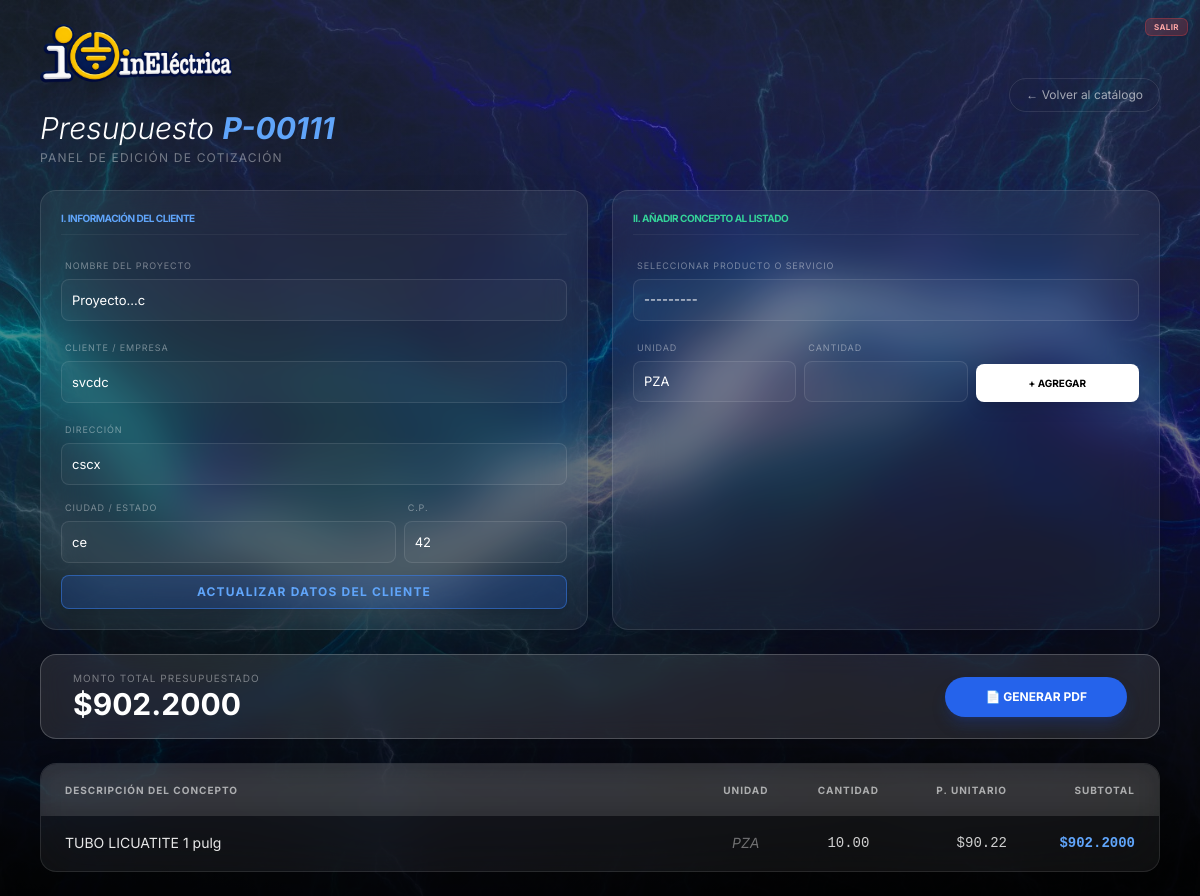
The page /presupuesto/111/ (signed in) on the database its author committed.
### core/models.py (models this page shows, shortened)
class Presupuesto(models.Model):
    folio = models.CharField(
        max_length=20,
        unique=True,
        editable=False
    )
    fecha = models.DateTimeField(auto_now_add=True)
    proyecto = models.CharField(max_length=200, default="Proyecto...")
    cliente_nombre = models.CharField(max_length=200, blank=True, null=True)
    cliente_direccion = models.CharField(max_length=300, blank=True, null=True)
    cliente_ciudad = models.CharField(max_length=100, blank=True, null=True)
    cliente_cp = models.CharField(max_length=10, blank=True, null=True)
    @property
    def total(self):
        return sum(d.subtotal for d in self.detalles.all())

class DetallePresupuesto(models.Model):
    presupuesto = models.ForeignKey(Presupuesto, on_delete=models.CASCADE, related_name="detalles")
    producto = models.ForeignKey(ProductoServicio, on_delete=models.PROTECT)
    cantidad = models.DecimalField(max_digits=10, decimal_places=2)
    unidad = models.CharField(max_length=20, default="PZA")
    @property
    def subtotal(self):
        return self.cantidad * self.producto.precio_unitario

class ProductoServicio(models.Model):
    categoria = models.CharField(max_length=100)
    descripcion = models.CharField(max_length=300)
    precio_unitario = models.DecimalField(max_digits=10, decimal_places=2)
    def __str__(self):
        return self.descripcion

### core/views.py (the view, shortened to what this page needs)
# urls.py: path("presupuesto/<int:pk>/", views.detalle_presupuesto, name="detalle_presupuesto"),
@login_required
def detalle_presupuesto(request, pk):
    presupuesto = get_object_or_404(Presupuesto, pk=pk)
    detalles = presupuesto.detalles.select_related('producto').all()
    form = DetallePresupuestoForm()
    form_info = PresupuestoInfoForm(instance=presupuesto)
    total = presupuesto.total
    return render(request, "core/presupuesto_detalle.html", {
        "presupuesto": presupuesto,
        "form": form,
        "form_info": form_info,
        "detalles": detalles,
        "total": total
    })

### core/forms.py
class PresupuestoInfoForm(forms.ModelForm):
    class Meta:
        model = Presupuesto
        fields = ['proyecto', 'cliente_nombre', 'cliente_direccion', 'cliente_ciudad', 'cliente_cp']
    def __init__(self, *args, **kwargs):
        super().__init__(*args, **kwargs)
        base_classes = (
            "w-full bg-transparent border border-zinc-700 rounded-md "
            "px-3 py-2 text-sm text-zinc-100 "
            "focus:outline-none focus:ring-2 focus:ring-blue-600"
        )
        for field in self.fields.values():
            field.widget.attrs.update({"class": base_classes})

### core/templates/core/presupuesto_detalle.html (shortened to what this page needs)
{% extends "core/base.html" %}
{% load static %}
{% block background_image %} {% static 'core/images/images1.jpg' %} {% endblock %}
{% block content %}
<div class="max-w-6xl mx-auto px-4 py-6 space-y-6">
    <div class="flex flex-col md:flex-row justify-between items-start md:items-center gap-6">
        <div class="space-y-4">
            <a href="{% url 'index' %}" class="inline-block transition-transform hover:scale-105 active:scale-95">
                <img src="{% static 'core/images/logo.png' %}" alt="Logo" class="h-16 w-auto object-contain drop-shadow-xl">
            </a>
            <div>
                <h2 class="text-3xl font-light text-white italic">Presupuesto <span class="font-bold text-blue-400">{{ presupuesto.folio }}</span></h2>
                <p class="text-xs text-white/40 uppercase tracking-widest mt-1">Panel de edición de cotización</p>
            </div>
        </div>
        <a href="{% url 'catalogo_list' %}" class="px-4 py-2 rounded-full border border-white/10 text-xs text-white/60 hover:bg-white/10 transition">
            ← Volver al catálogo
        </a>
    </div>
    <div class="grid grid-cols-1 lg:grid-cols-2 gap-6">
        <div class="bg-white/5 backdrop-blur-xl rounded-2xl p-5 border border-white/10 shadow-2xl">
            <h3 class="text-[10px] font-bold text-blue-400 uppercase mb-4 tracking-tighter border-b border-white/5 pb-2">I. Información del Cliente</h3>
            <form method="post" class="space-y-3">
                <div>
                    <label class="text-[9px] uppercase tracking-widest text-white/40 ml-1">Nombre del Proyecto</label>
                    {{ form_info.proyecto }}
                </div>
                <div>
                    <label class="text-[9px] uppercase tracking-widest text-white/40 ml-1">Cliente / Empresa</label>
                    {{ form_info.cliente_nombre }}
                </div>
                <div class="grid grid-cols-3 gap-2">
                    <div class="col-span-3">
                        <label class="text-[9px] uppercase tracking-widest text-white/40 ml-1">Dirección</label>
                        {{ form_info.cliente_direccion }}
                    </div>
                    <div class="col-span-2">
                        <label class="text-[9px] uppercase tracking-widest text-white/40 ml-1">Ciudad / Estado</label>
                        {{ form_info.cliente_ciudad }}
                    </div>
                    <div class="col-span-1">
                        <label class="text-[9px] uppercase tracking-widest text-white/40 ml-1">C.P.</label>
                        {{ form_info.cliente_cp }}
                    </div>
                </div>
                <button type="submit" name="guardar_info" class="w-full mt-2 py-2 bg-blue-600/20 border border-blue-500/50 text-blue-400 rounded-lg text-xs font-bold hover:bg-blue-600 hover:text-white transition shadow-lg uppercase tracking-widest">
                    ACTUALIZAR DATOS DEL CLIENTE
                </button>
            </form>
        </div>
        <div class="bg-white/5 backdrop-blur-xl rounded-2xl p-5 border border-white/10 shadow-2xl">
            <h3 class="text-[10px] font-bold text-emerald-400 uppercase mb-4 tracking-tighter border-b border-white/5 pb-2">II. Añadir Concepto al Listado</h3>
            <form method="post" class="space-y-3">
                <div class="min-h-[40px]">
                    <label class="text-[9px] uppercase tracking-widest text-white/40 ml-1">Seleccionar Producto o Servicio</label>
                    {{ form.producto }}
                </div>
                <div class="grid grid-cols-3 gap-2 items-end">
                    <div>
                        <label class="text-[9px] uppercase tracking-widest text-white/40 ml-1">Unidad</label>
                        {{ form.unidad }}
                    </div>
                    <div>
                        <label class="text-[9px] uppercase tracking-widest text-white/40 ml-1">Cantidad</label>
                        {{ form.cantidad }}
                    </div>
                    <button type="submit" name="agregar_producto" class="h-[38px] bg-white text-black rounded-lg text-[10px] font-bold hover:bg-gray-200 transition shadow-lg">
                        + AGREGAR
                    </button>
                </div>
            </form>
        </div>
    </div>
    <div class="bg-white/10 backdrop-blur-md rounded-2xl p-4 border border-white/20 flex justify-between items-center px-8 shadow-xl">
        <div>
            <p class="text-[10px] text-white/40 uppercase tracking-widest">Monto Total Presupuestado</p>
            <p class="text-3xl font-bold text-white">${{ total }}</p>
        </div>
        <a href="{% url 'presupuesto_pdf' presupuesto.id %}" target="_blank" class="bg-blue-600 hover:bg-blue-500 text-white text-xs font-bold py-3 px-10 rounded-full shadow-lg shadow-blue-900/40 transition-transform hover:scale-105 active:scale-95">
            📄 GENERAR PDF
        </a>
    </div>
    <div class="bg-white/5 backdrop-blur-xl rounded-2xl border border-white/10 overflow-hidden shadow-2xl">
        <div class="overflow-x-auto scrollbar-custom">
            <div class="max-h-[400px] overflow-y-auto">
                <table class="w-full text-sm border-collapse min-w-[800px]">
                    <thead class="bg-white/10 text-white/60 sticky top-0 z-10 backdrop-blur-md">
                        <tr class="text-[10px] uppercase tracking-widest">
                            <th class="px-6 py-4 text-left">Descripción del Concepto</th>
                            <th class="px-6 py-4 text-center w-24">Unidad</th>
                            <th class="px-6 py-4 text-center w-24">Cantidad</th>
                            <th class="px-6 py-4 text-right w-32">P. Unitario</th>
                            <th class="px-6 py-4 text-right w-32">Subtotal</th>
                        </tr>
                    </thead>
                    <tbody class="divide-y divide-white/5">
                        {% for d in detalles %}
                        <tr class="hover:bg-white/5 transition group">
                            <td class="px-6 py-4 text-white/90 leading-relaxed whitespace-normal break-words max-w-md">
                                {{ d.producto.descripcion }}
                            </td>
                            <td class="px-6 py-4 text-center text-white/40 italic">{{ d.unidad }}</td>
                            <td class="px-6 py-4 text-center text-white/80 font-mono">{{ d.cantidad }}</td>
                            <td class="px-6 py-4 text-right text-white/80 font-mono">${{ d.producto.precio_unitario }}</td>
                            <td class="px-6 py-4 text-right font-bold text-blue-400 font-mono">${{ d.subtotal }}</td>
                        </tr>
                        {% empty %}
                        <tr>
                            <td colspan="5" class="px-6 py-20 text-center text-white/20 uppercase tracking-widest text-xs italic">
                                La lista de conceptos está vacía
                            </td>
                        </tr>
                        {% endfor %}
                    </tbody>
                </table>
            </div>
        </div>
    </div>
</div>
{% endblock %}

### core/templates/core/base.html (shortened to what this page needs)
<!DOCTYPE html>
<html lang="es">
<head>
    <script src="https://cdn.tailwindcss.com"></script>
</head>
<body class="min-h-screen w-full bg-gray-900 text-white relative">
    <div class="fixed inset-0 z-0">
        <img src="{% block background_image %}{% endblock %}"
             class="w-full h-full object-cover">
        <div class="absolute inset-0 bg-gradient-to-t from-black/90 via-black/50 to-gray-900/30"></div>
    </div>
    <main class="relative z-10 min-h-screen">
        {% if user.is_authenticated %}
        <div class="absolute top-3 right-3 z-50">
            <form method="post" action="{% url 'logout' %}" class="inline">
                <button type="submit"
                        title="Cerrar sesión"
                        class="px-2 py-0.5 bg-red-500/20 hover:bg-red-500/40 border border-red-500/30 text-red-300 rounded-md text-[8px] font-bold uppercase tracking-wider transition-all active:scale-95 shadow-sm backdrop-blur-sm">
                    Salir
                </button>
            </form>
        </div>
        {% endif %}
        {% block content %}{% endblock %}
    </main>
</body>
</html>

### core/templates/core/base.html (style rules this page uses)
body { font-family: 'Inter', sans-serif; margin: 0; padding: 0; }
select, input[type="number"], input[type="text"] { background: rgba(255,255,255,0.1); border: 1px solid rgba(255,255,255,0.2); color: white; border-radius: 9999px; padding: 0.5rem 1rem; width: 100%; outline: none; }

### core/templates/core/presupuesto_detalle.html (style rules this page uses)
input, select { background: rgba(255, 255, 255, 0.03) !important; border: 1px solid rgba(255, 255, 255, 0.1) !important; color: white !important; border-radius: 8px !important; padding: 10px !important; width: 100% !important; font-size: 13px !important; transition: all 0.3s ease; margin-top: 4px; }
select { appearance: none; cursor: pointer; }
option { background: #1a1a1a; color: white; }

### rows shown on the page
Presupuesto: folio "P-00111", proyecto "Proyecto...c", cliente_nombre "svcdc", cliente_direccion "cscx", cliente_ciudad "ce", cliente_cp "42"
DetallePresupuesto: producto.descripcion "TUBO LICUATITE 1 pulg", unidad "PZA", cantidad "10.00", producto.precio_unitario "90.22", subtotal "902.2000"

### other values the page prints
{{ total }} "902.2000"
